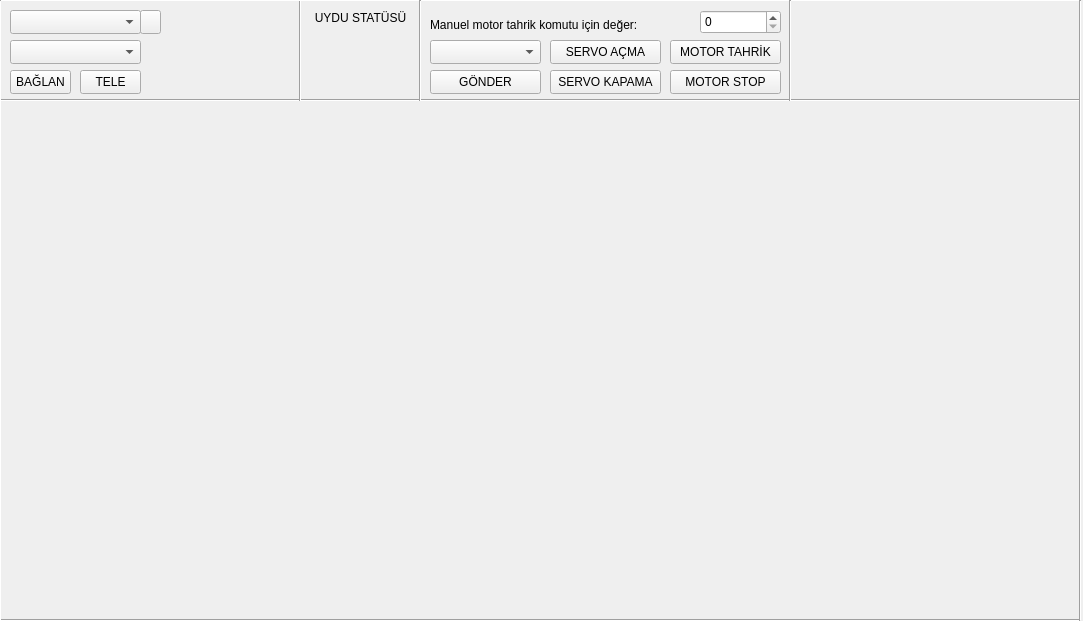
<?xml version="1.0" encoding="UTF-8"?>
<ui version="4.0">
 <class>centralwidget</class>
 <widget class="QWidget" name="centralwidget">
  <property name="geometry">
   <rect>
    <x>0</x>
    <y>0</y>
    <width>1083</width>
    <height>621</height>
   </rect>
  </property>
  <property name="sizePolicy">
   <sizepolicy hsizetype="Preferred" vsizetype="Preferred">
    <horstretch>0</horstretch>
    <verstretch>0</verstretch>
   </sizepolicy>
  </property>
  <property name="maximumSize">
   <size>
    <width>16777215</width>
    <height>16777215</height>
   </size>
  </property>
  <property name="windowTitle">
   <string>Widget</string>
  </property>
  <widget class="Line" name="line">
   <property name="geometry">
    <rect>
     <x>0</x>
     <y>90</y>
     <width>1081</width>
     <height>20</height>
    </rect>
   </property>
   <property name="orientation">
    <enum>Qt::Horizontal</enum>
   </property>
  </widget>
  <widget class="QComboBox" name="combobox_ports">
   <property name="geometry">
    <rect>
     <x>10</x>
     <y>10</y>
     <width>131</width>
     <height>24</height>
    </rect>
   </property>
  </widget>
  <widget class="QComboBox" name="combobox_bauds">
   <property name="geometry">
    <rect>
     <x>10</x>
     <y>40</y>
     <width>131</width>
     <height>24</height>
    </rect>
   </property>
  </widget>
  <widget class="QPushButton" name="button_connection">
   <property name="geometry">
    <rect>
     <x>10</x>
     <y>70</y>
     <width>61</width>
     <height>24</height>
    </rect>
   </property>
   <property name="text">
    <string>BAĞLAN</string>
   </property>
  </widget>
  <widget class="Line" name="line_2">
   <property name="geometry">
    <rect>
     <x>290</x>
     <y>0</y>
     <width>20</width>
     <height>101</height>
    </rect>
   </property>
   <property name="orientation">
    <enum>Qt::Vertical</enum>
   </property>
  </widget>
  <widget class="Line" name="line_3">
   <property name="geometry">
    <rect>
     <x>0</x>
     <y>-10</y>
     <width>1081</width>
     <height>20</height>
    </rect>
   </property>
   <property name="orientation">
    <enum>Qt::Horizontal</enum>
   </property>
  </widget>
  <widget class="Line" name="line_4">
   <property name="geometry">
    <rect>
     <x>-20</x>
     <y>610</y>
     <width>1101</width>
     <height>20</height>
    </rect>
   </property>
   <property name="orientation">
    <enum>Qt::Horizontal</enum>
   </property>
  </widget>
  <widget class="Line" name="line_5">
   <property name="geometry">
    <rect>
     <x>-10</x>
     <y>0</y>
     <width>20</width>
     <height>621</height>
    </rect>
   </property>
   <property name="orientation">
    <enum>Qt::Vertical</enum>
   </property>
  </widget>
  <widget class="Line" name="line_6">
   <property name="geometry">
    <rect>
     <x>1070</x>
     <y>0</y>
     <width>20</width>
     <height>621</height>
    </rect>
   </property>
   <property name="orientation">
    <enum>Qt::Vertical</enum>
   </property>
  </widget>
  <widget class="QPushButton" name="button_servoopen">
   <property name="geometry">
    <rect>
     <x>550</x>
     <y>40</y>
     <width>111</width>
     <height>24</height>
    </rect>
   </property>
   <property name="text">
    <string>SERVO AÇMA</string>
   </property>
  </widget>
  <widget class="QPushButton" name="button_servoclose">
   <property name="geometry">
    <rect>
     <x>550</x>
     <y>70</y>
     <width>111</width>
     <height>24</height>
    </rect>
   </property>
   <property name="text">
    <string>SERVO KAPAMA</string>
   </property>
  </widget>
  <widget class="QPushButton" name="button_sendcommand">
   <property name="geometry">
    <rect>
     <x>430</x>
     <y>70</y>
     <width>111</width>
     <height>24</height>
    </rect>
   </property>
   <property name="text">
    <string>GÖNDER</string>
   </property>
  </widget>
  <widget class="QPushButton" name="button_enginestop">
   <property name="geometry">
    <rect>
     <x>670</x>
     <y>70</y>
     <width>111</width>
     <height>24</height>
    </rect>
   </property>
   <property name="text">
    <string>MOTOR STOP</string>
   </property>
  </widget>
  <widget class="QComboBox" name="combobox_command">
   <property name="geometry">
    <rect>
     <x>430</x>
     <y>40</y>
     <width>111</width>
     <height>24</height>
    </rect>
   </property>
  </widget>
  <widget class="QLabel" name="logo">
   <property name="geometry">
    <rect>
     <x>920</x>
     <y>10</y>
     <width>151</width>
     <height>81</height>
    </rect>
   </property>
   <property name="text">
    <string/>
   </property>
  </widget>
  <widget class="QLabel" name="label">
   <property name="geometry">
    <rect>
     <x>310</x>
     <y>10</y>
     <width>101</width>
     <height>16</height>
    </rect>
   </property>
   <property name="text">
    <string>&lt;html&gt;&lt;head/&gt;&lt;body&gt;&lt;p align=&quot;center&quot;&gt;UYDU STATÜSÜ&lt;/p&gt;&lt;/body&gt;&lt;/html&gt;</string>
   </property>
  </widget>
  <widget class="QPushButton" name="button_enginerun">
   <property name="geometry">
    <rect>
     <x>670</x>
     <y>40</y>
     <width>111</width>
     <height>24</height>
    </rect>
   </property>
   <property name="text">
    <string>MOTOR TAHRİK</string>
   </property>
  </widget>
  <widget class="Line" name="line_7">
   <property name="geometry">
    <rect>
     <x>780</x>
     <y>0</y>
     <width>20</width>
     <height>101</height>
    </rect>
   </property>
   <property name="orientation">
    <enum>Qt::Vertical</enum>
   </property>
  </widget>
  <widget class="Line" name="line_8">
   <property name="geometry">
    <rect>
     <x>410</x>
     <y>0</y>
     <width>20</width>
     <height>101</height>
    </rect>
   </property>
   <property name="orientation">
    <enum>Qt::Vertical</enum>
   </property>
  </widget>
  <widget class="QLabel" name="label_2">
   <property name="geometry">
    <rect>
     <x>430</x>
     <y>10</y>
     <width>291</width>
     <height>31</height>
    </rect>
   </property>
   <property name="text">
    <string>&lt;html&gt;&lt;head/&gt;&lt;body&gt;&lt;p&gt;Manuel motor tahrik komutu için değer:&lt;/p&gt;&lt;/body&gt;&lt;/html&gt;</string>
   </property>
  </widget>
  <widget class="QSpinBox" name="spinbox_value">
   <property name="geometry">
    <rect>
     <x>700</x>
     <y>10</y>
     <width>81</width>
     <height>24</height>
    </rect>
   </property>
   <property name="maximum">
    <number>127</number>
   </property>
  </widget>
  <widget class="QPushButton" name="button_refresh">
   <property name="geometry">
    <rect>
     <x>140</x>
     <y>10</y>
     <width>21</width>
     <height>24</height>
    </rect>
   </property>
   <property name="text">
    <string/>
   </property>
  </widget>
  <widget class="QPushButton" name="button_connect_2">
   <property name="geometry">
    <rect>
     <x>80</x>
     <y>70</y>
     <width>61</width>
     <height>24</height>
    </rect>
   </property>
   <property name="text">
    <string>TELE</string>
   </property>
  </widget>
  <widget class="QWidget" name="graph_widget" native="true">
   <property name="geometry">
    <rect>
     <x>30</x>
     <y>130</y>
     <width>241</width>
     <height>151</height>
    </rect>
   </property>
  </widget>
 </widget>
 <resources/>
 <connections/>
</ui>
